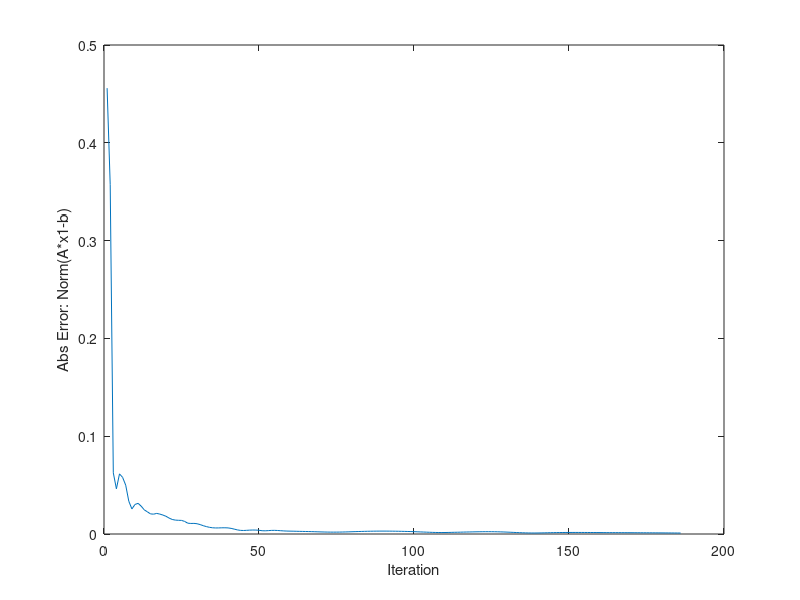

This figure's MATLAB source:
% # of constraints
m = 20; 

% # of equations
n = 100; 

% Maximum # of iterations to run
MAX_ITER = 1e3;

% Whether or not to apply preconditioning to A and b
precondition = false;

% Tolerance (stop early if the error is less than this)
TOL = 1e-3;

% random seed for re-producability
rng('default')

% Beta parameter (for augmenting lagrangian). Set randomly between 0 and 1
beta = rand();  

% Cost (must be nonnegative)
c = rand(n,1);

A = randn(m, n);
b = randn(m,1);

if precondition
    AAT_inv_sqrt = sqrt(inv(A * A')) * A;
end

% Initialize y
y = zeros(m,1);

% Initialize s
s = ones(n, 1);

% Initialize x1 randomly (doesn't need to be positive).
x1 = randn(n, 1);

% Initialize x2 randomly (must be nonnegative). 
x2 = rand(n, 1);

ATA_plus_I_inv = inv(A'*A + eye(size(A,2)));

 % history of errors at each iteration
error_history = [];

for i=1:MAX_ITER
    % x1 update
    x1 = ATA_plus_I_inv * ((1/beta)*A'*y + (1/beta)*s - (1/beta)*c + A'*b + x2);

    % x2 update
    x2 = max(x1 - (1/beta)*s, 0);
    
    % y update
    y = y - beta * (A * x1 - b);
    
    % s update
    s = s - beta * (x1 - x2);
    
    abs_err = norm(A*x1 - b);
    error_history = [error_history abs_err];
    
    % Early stopping condition
    if abs_err < TOL
        fprintf('Converged at step %d \n', i)
        break
    end
    
end

figure(1)
plot(error_history)
xlabel('Iteration')
ylabel('Abs Error: Norm(A*x1-b)')

% Optimal Objective value
opt_obj = c' * x1;
fprintf('Optimal Objective Value: %f \n', opt_obj)
